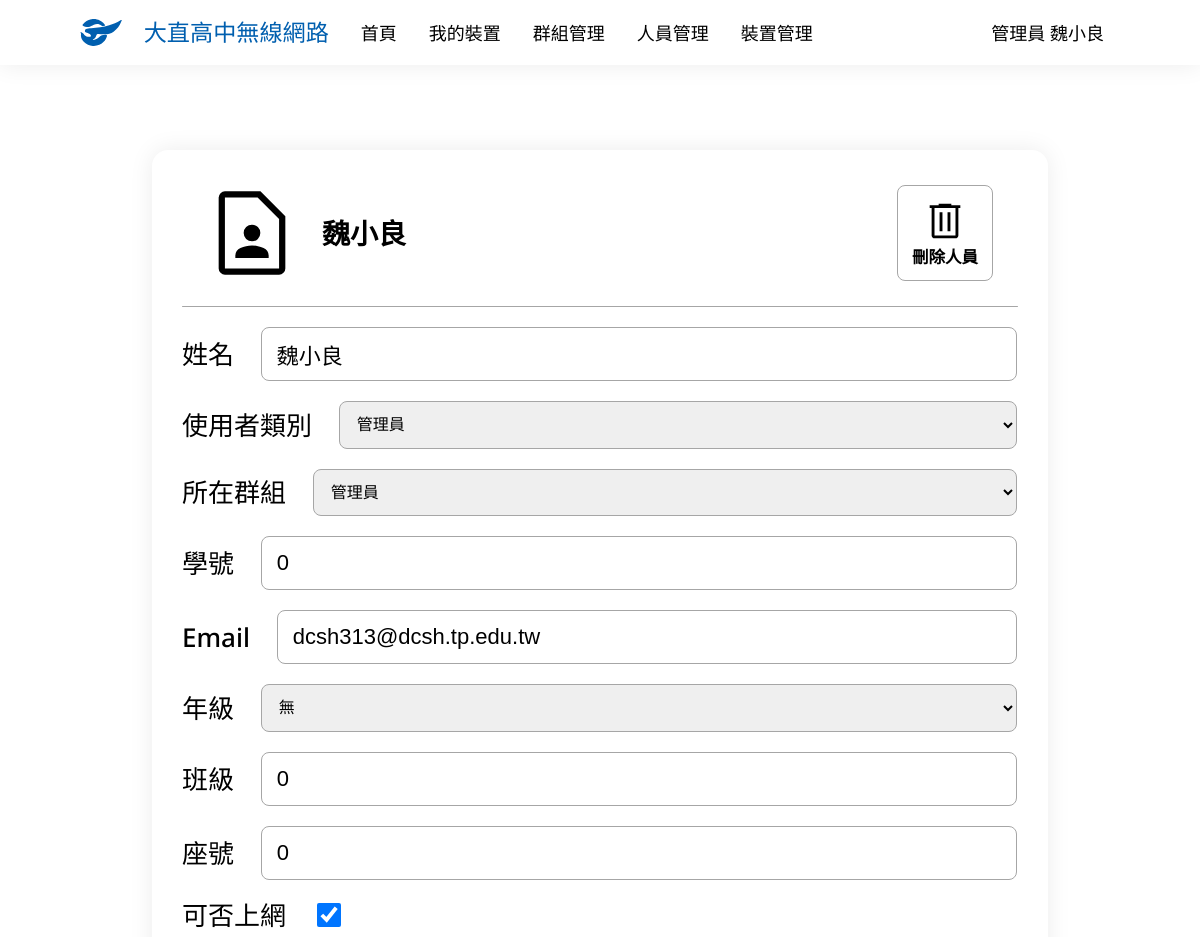
The page /user/edit/1/ (signed in, upper part) on the database as committed earlier.
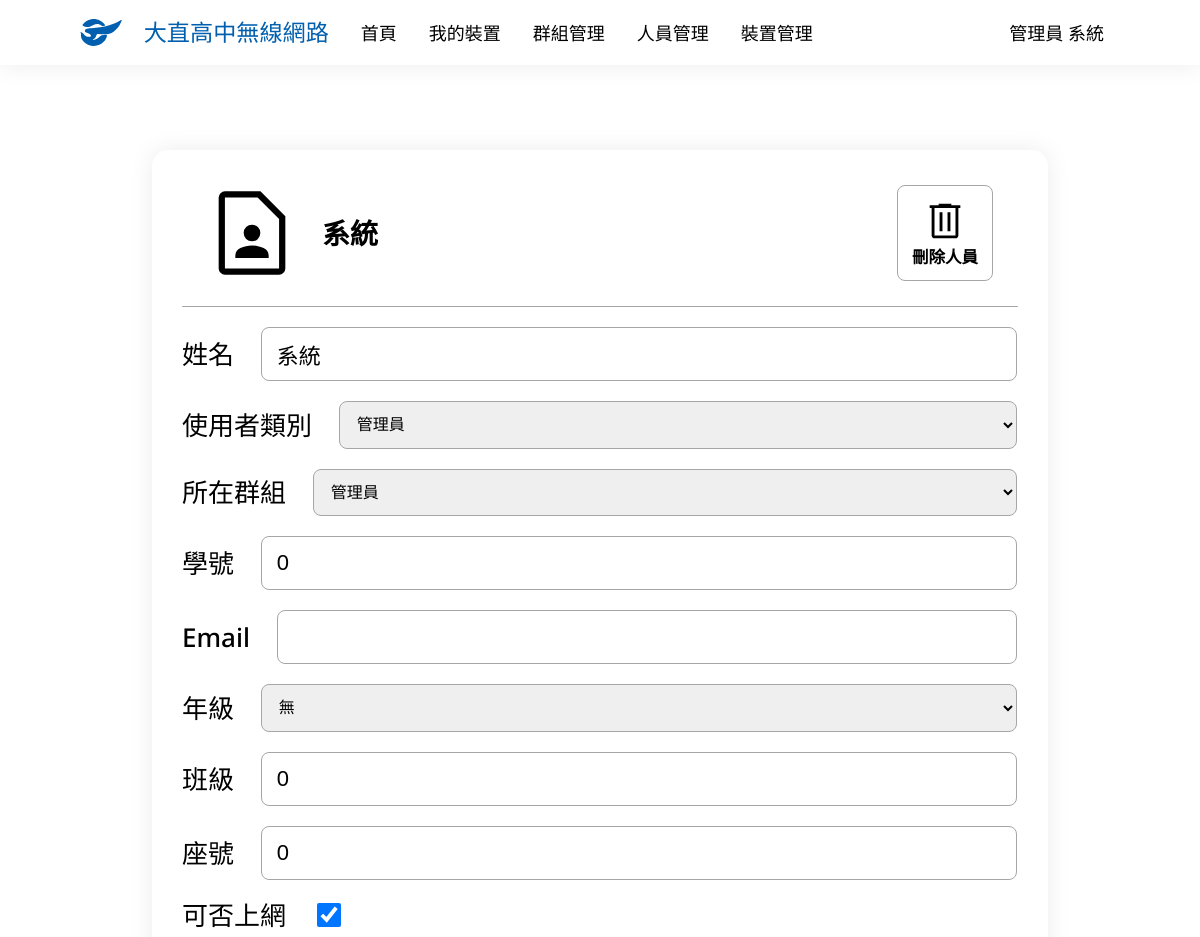
The same page on the database as committed later.
### main/models.py (models this page shows)
class UserInfo(models.Model):
    UserData = models.OneToOneField(User, verbose_name='身分', on_delete=models.CASCADE)
    USERTYPES = [
        (0, '管理員'),
        (1, '老師'),
        (2, '學生')
    ]
    UserType = models.IntegerField('使用者類別', choices=USERTYPES)
    Name = models.CharField('姓名', max_length=75)
    StuId = models.IntegerField('學號', default=0)
    Email = models.EmailField('Email', blank=True, null=True)
    GRADES = [
        (0, '無'),
        (7, '七年級'),
        (8, '八年級'),
        (9, '九年級'),
        (1, '高一'),
        (2, '高二'),
        (3, '高三')
    ]
    Grade = models.IntegerField('年級', choices=GRADES, default=0)
    Class = models.IntegerField('班級', default=0)
    SeatNumber = models.IntegerField('座號', default=0)
    Internet = models.BooleanField('可否上網', default=True)
    Note = models.TextField('備註', blank=True, null=True)
    def __str__(self):
        if self.UserType == 0:
            return f'管理員 {self.Name}'
        elif self.UserType == 1:
            return f'教師 {self.Name}'
        else:
            return f'{self.Grade}{self.Class:02d}{self.SeatNumber:02d} {self.Name}'

### main/views.py (the view, shortened to what this page needs)
# urls.py: path('user/edit/<int:userid>/', UserEdit.as_view(), name='user_edit'),
class UserEdit(PermissionRequiredMixin, LoginRequiredMixin, UpdateView):
    model = UserInfo
    form_class = UserInfoForm
    permission_required = ['main.can_assess', 'main.admin']
    def get_context_data(self, **kwargs):
        context = super().get_context_data(**kwargs)
        if self.request.user.is_authenticated:
            context['now_user'] = UserInfo.objects.get(UserData=self.request.user)
            context['now_edit_user'] = self.get_object().UserData
        else:
            context['now_user'] = ''
            context['now_edit_user'] = ''
        return context
    def get_initial(self):
        initial = super().get_initial()
        initial['user_group'] = Group.objects.get(UserData=self.get_object()).id
        return initial
    pk_url_kwarg = 'userid'
    context_object_name = 'now_edit_member'
    template_name = 'user_edit.html'

### main/form.py
class UserInfoForm(forms.ModelForm):
    def get_choices():
        choices=[]
        for i in Group.objects.all():
            choices.append((i.id, i.Name))
        return choices
    user_group = forms.ChoiceField(widget=forms.Select, choices=get_choices(), label='所在群組')
    class Meta:
        model = UserInfo
        fields = ['Name', 'UserType', 'user_group', 'StuId', 'Email', 'Grade', 'Class', 'SeatNumber', 'Internet', 'Note']

### templates/user_edit.html (shortened to what this page needs)
{% extends 'base.html' %}
{% block body %}
<div class="container">
    <div class="title">
        <div class="icon icon-contact_page"></div>
        <p>{{ now_edit_member.Name }}</p>
        <a href="{% url 'user_delete' now_edit_user.id %}">
            <button class="sqr-button button-ani r20px">
                <div class="icon icon-delete"></div>
                <p>刪除人員</p>
            </button>
        </a>
    </div>
    <div class="hr"></div>
    <form action="" method="post" class="form">
        {% for field in form %}
            <div class="field">
                <p>{{ field.label }}</p>
                <div>
                    {{ field }}
                </div>
            </div>
        {% endfor %}
    </form>
</div>
{% endblock body %}

### templates/base.html (shortened to what this page needs)
{% load static %}
<!DOCTYPE html>
<html lang="zh-Hant-TW">
<head>
    <link rel="stylesheet" href="{% static 'css/style.css' %}">
</head>
<body>
    <nav>
        <ul class="navbar">
            <a href="{% url 'homepage' %}">
                <li>
                    <div class="logo">
                        <div></div>
                        <p>大直高中無線網路</p>
                    </div>
                </li>
            </a>
            <a href="{% url 'homepage' %}" class="nav-ani">
                <li>
                    <p id="homepage-button">首頁</p>
                </li>
            </a>
            {% if user.is_authenticated %}
                <a href="{% url 'device_managing' %}" class="nav-ani">
                    <li>
                        <p>我的裝置</p>
                    </li>
                </a>
                {% if perms.main.admin %}
                    <a href="{% url 'group_managing' %}" class="nav-ani">
                        <li>
                            <p>群組管理</p>
                        </li>
                    </a>
                    <a href="{% url 'user_managing' %}" class="nav-ani">
                        <li>
                            <p>人員管理</p>
                        </li>
                    </a>
                    <a href="{% url 'manage' %}" class="nav-ani">
                        <li>
                            <p>裝置管理</p>
                        </li>
                    </a>
                {% endif %}
                <li class="dropdown">
                    <a class="nav-ani">{{ now_user }}</a>
                </li>
            {% endif %}
        </ul>
    </nav>
    <div class="content">
        <div class="main">
            {% block body %}{% endblock body %}
        </div>
    </div>
</body>
</html>

Rows that differ between the two databases and show on the page:
changed UserInfo "管理員": UserType+Name "管理員 魏小良" → "管理員 系統"; Name "魏小良" → "系統"; Email "dcsh313@dcsh.tp.edu.tw" → (not shown)
